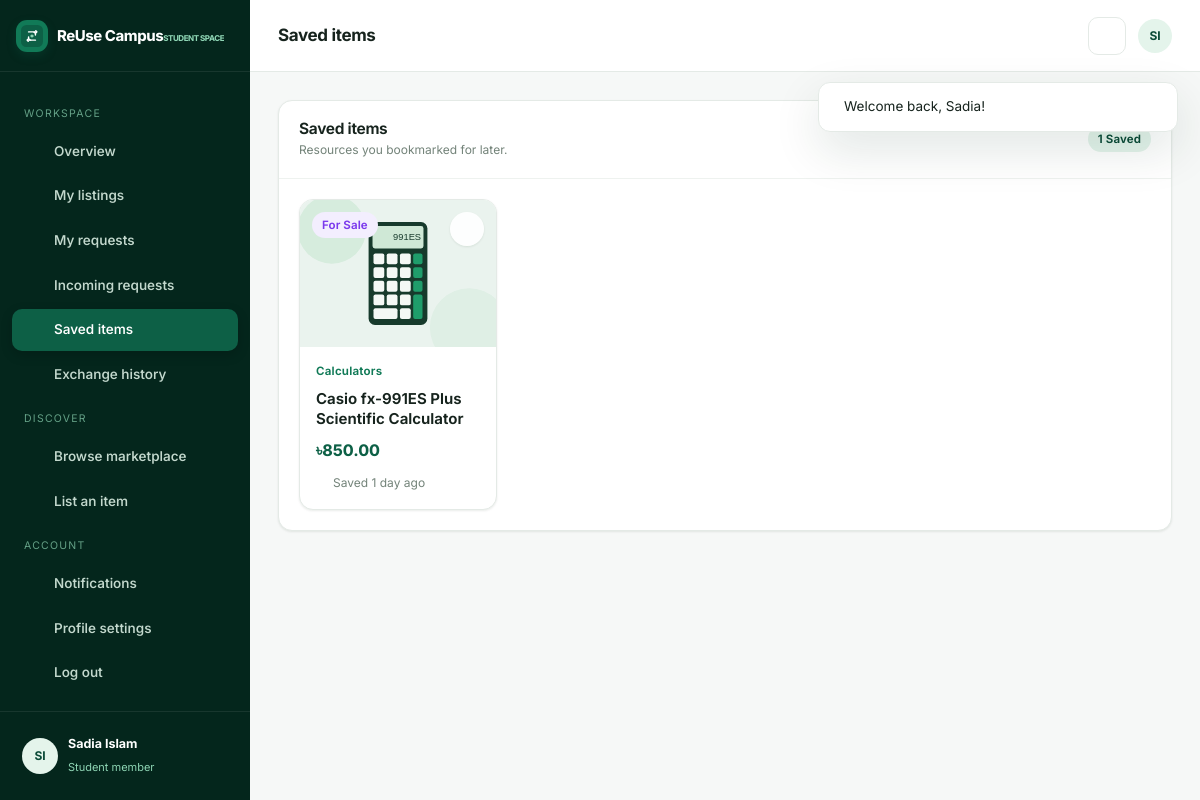
/dashboard/saved.php (signed in), run on the app's committed database.
### tables this page shows
CREATE TABLE `users` (
  `id` INT UNSIGNED AUTO_INCREMENT PRIMARY KEY,
  `full_name` VARCHAR(120) NOT NULL,
  `student_id` VARCHAR(50) NOT NULL,
  `email` VARCHAR(190) NOT NULL,
  `password` VARCHAR(255) NOT NULL,
  `college` VARCHAR(190) DEFAULT NULL,
  `department` VARCHAR(190) DEFAULT NULL,
  `semester` VARCHAR(30) DEFAULT NULL,
  `phone` VARCHAR(30) DEFAULT NULL,
  `profile_picture` VARCHAR(255) DEFAULT NULL,
  `contact_preferences` VARCHAR(255) DEFAULT 'email',
  `bio` TEXT DEFAULT NULL,
  `email_verified` TINYINT(1) NOT NULL DEFAULT 0,
  `verification_token` VARCHAR(100) DEFAULT NULL,
  `status` ENUM('active','suspended') NOT NULL DEFAULT 'active',
  `created_at` TIMESTAMP NOT NULL DEFAULT CURRENT_TIMESTAMP,
  `updated_at` TIMESTAMP NOT NULL DEFAULT CURRENT_TIMESTAMP ON UPDATE CURRENT_TIMESTAMP,
  UNIQUE KEY `uq_users_email` (`email`),
  UNIQUE KEY `uq_users_student_id` (`student_id`),
  KEY `idx_users_status` (`status`)
);

CREATE TABLE `listings` (
  `id` INT UNSIGNED AUTO_INCREMENT PRIMARY KEY,
  `user_id` INT UNSIGNED NOT NULL,
  `category_id` INT UNSIGNED NOT NULL,
  `title` VARCHAR(180) NOT NULL,
  `description` TEXT NOT NULL,
  `item_condition` ENUM('new','like_new','good','fair') NOT NULL DEFAULT 'good',
  `exchange_type` ENUM('donation','borrow','exchange','sale') NOT NULL,
  `price` DECIMAL(10,2) DEFAULT 0.00,
  `availability` ENUM('available','reserved','completed') NOT NULL DEFAULT 'available',
  `pickup_location` VARCHAR(190) DEFAULT NULL,
  `views` INT UNSIGNED NOT NULL DEFAULT 0,
  `status` ENUM('active','pending','removed','sold') NOT NULL DEFAULT 'active',
  `created_at` TIMESTAMP NOT NULL DEFAULT CURRENT_TIMESTAMP,
  `updated_at` TIMESTAMP NOT NULL DEFAULT CURRENT_TIMESTAMP ON UPDATE CURRENT_TIMESTAMP,
  KEY `idx_listings_user` (`user_id`),
  KEY `idx_listings_category` (`category_id`),
  KEY `idx_listings_status` (`status`),
  KEY `idx_listings_type` (`exchange_type`),
  KEY `idx_listings_created` (`created_at`),
  FULLTEXT KEY `ft_listings_search` (`title`,`description`),
  CONSTRAINT `fk_listings_user` FOREIGN KEY (`user_id`) REFERENCES `users`(`id`) ON DELETE CASCADE,
  CONSTRAINT `fk_listings_category` FOREIGN KEY (`category_id`) REFERENCES `categories`(`id`) ON DELETE RESTRICT
);

CREATE TABLE `categories` (
  `id` INT UNSIGNED AUTO_INCREMENT PRIMARY KEY,
  `name` VARCHAR(100) NOT NULL,
  `slug` VARCHAR(120) NOT NULL,
  `description` VARCHAR(255) DEFAULT NULL,
  `icon` VARCHAR(60) DEFAULT NULL,
  `status` ENUM('active','inactive') NOT NULL DEFAULT 'active',
  `created_at` TIMESTAMP NOT NULL DEFAULT CURRENT_TIMESTAMP,
  UNIQUE KEY `uq_categories_slug` (`slug`)
);

CREATE TABLE `favorites` (
  `id` INT UNSIGNED AUTO_INCREMENT PRIMARY KEY,
  `user_id` INT UNSIGNED NOT NULL,
  `listing_id` INT UNSIGNED NOT NULL,
  `created_at` TIMESTAMP NOT NULL DEFAULT CURRENT_TIMESTAMP,
  UNIQUE KEY `uq_fav` (`user_id`,`listing_id`),
  KEY `idx_fav_listing` (`listing_id`),
  CONSTRAINT `fk_fav_user` FOREIGN KEY (`user_id`) REFERENCES `users`(`id`) ON DELETE CASCADE,
  CONSTRAINT `fk_fav_listing` FOREIGN KEY (`listing_id`) REFERENCES `listings`(`id`) ON DELETE CASCADE
);

### config/config.php (called while the page is built, shortened)
<?php
function base_url($path = '')
{
    static $base = null;
    if ($base === null) {
        $script = str_replace('\\', '/', $_SERVER['SCRIPT_NAME'] ?? '');
        $rootFolder = basename(dirname(__DIR__));
        $pos = strripos($script, '/' . $rootFolder);
        $base = ($pos !== false) ? substr($script, 0, $pos) . '/' . $rootFolder : '';
    }
    return $base . '/' . ltrim($path, '/');
}
function url($path = '')
{
    return base_url($path);
}
function asset($path)
{
    return base_url('assets/' . ltrim($path, '/'));
}

### includes/auth.php (called while the page is built, shortened)
<?php
require_once __DIR__ . '/functions.php';
function authUser()
{
    static $user = null;
    static $loaded = false;
    if (!$loaded) {
        $loaded = true;
        if (!empty($_SESSION['user_id'])) {
            $row = dbOne('SELECT * FROM users WHERE id = ? AND status = "active"', [(int)$_SESSION['user_id']]);
            if ($row) {
                $user = $row;
            } else {
                unset($_SESSION['user_id']);
            }
        }
    }
    return $user;
}
function requireLogin()
{
    if (!authUser()) {
        setFlash('error', 'Please log in to continue.');
        $current = url($_SERVER['PHP_SELF'] . (!empty($_SERVER['QUERY_STRING']) ? '?' . $_SERVER['QUERY_STRING'] : ''));
        $_SESSION['redirect_after_login'] = str_replace(base_url(), '', $current);
        redirect('auth/login.php');
    }
    return authUser();
}

### config/database.php (called while the page is built, shortened)
<?php
require_once __DIR__ . '/config.php';
function getDB()
{
    static $pdo = null;
    if ($pdo === null) {
        try {
            if (DB_DRIVER === 'pgsql') {
                $url = getenv('DATABASE_URL') ?: '';
                if ($url !== '') {
                    $parts = parse_url($url);
                    if (!$parts || empty($parts['host'])) {
                        throw new RuntimeException('Invalid DATABASE_URL.');
                    }
                    $host = $parts['host'];
                    $port = $parts['port'] ?? 5432;
                    $name = ltrim($parts['path'] ?? '', '/') ?: 'postgres';
                    $user = urldecode($parts['user'] ?? 'postgres');
                    $pass = urldecode($parts['pass'] ?? '');
                } else {
                    $host = getenv('PGHOST') ?: 'localhost';
                    $port = getenv('PGPORT') ?: 5432;
                    $name = getenv('PGDATABASE') ?: 'postgres';
                    $user = getenv('PGUSER') ?: 'postgres';
                    $pass = getenv('PGPASSWORD') ?: '';
                }
                $dsn = "pgsql:host={$host};port={$port};dbname={$name};sslmode=require";
                $pdo = new PDO($dsn, $user, $pass, [
                    PDO::ATTR_ERRMODE            => PDO::ERRMODE_EXCEPTION,
                    PDO::ATTR_DEFAULT_FETCH_MODE => PDO::FETCH_ASSOC,
                    PDO::ATTR_EMULATE_PREPARES   => true,
                ]);
                $pdo->exec('SET search_path TO public');
            } else {
                $dsn = 'mysql:host=' . DB_HOST . ';dbname=' . DB_NAME . ';charset=' . DB_CHARSET;
                $pdo = new PDO($dsn, DB_USER, DB_PASS, [
                    PDO::ATTR_ERRMODE            => PDO::ERRMODE_EXCEPTION,
                    PDO::ATTR_DEFAULT_FETCH_MODE => PDO::FETCH_ASSOC,
                    PDO::ATTR_EMULATE_PREPARES   => false,
                    PDO::ATTR_PERSISTENT         => false,
                ]);
            }
        } catch (Throwable $ex) {
            http_response_code(500);
            if (ini_get('display_errors')) {
                die('<div style="font-family:sans-serif;padding:2rem;max-width:700px;margin:auto">' .
                    '<h2>Database connection failed</h2><p>' . htmlspecialchars($ex->getMessage()) . '</p>' .
                    '<p>Check <code>config/database.php</code> and your environment variables, then import ' .
                    '<code>database/schema.sql</code> (MySQL) or run <code>supabase db push</code> (Postgres).</p></div>');
            }
            die('Database connection failed.');
        }
    }
    return $pdo;
}
function normalizeSql($sql)
{
    if (DB_DRIVER !== 'pgsql') return $sql;
    $sql = preg_replace_callback('/"([^"]*)"/', function ($m) {
        return "'" . str_replace("'", "''", $m[1]) . "'";
    }, $sql);
    $sql = preg_replace(
        '/DATE_FORMAT\s*\(\s*([^,]+?)\s*,\s*[\'"]%Y-%m[\'"]\s*\)/i',
        "to_char($1, 'YYYY-MM')",
        $sql
    );
    $sql = preg_replace(
        '/DATE_SUB\s*\(\s*NOW\s*\(\s*\)\s*,\s*INTERVAL\s+(\d+)\s+MONTH\s*\)/i',
        "now() - interval '$1 months'",
        $sql
    );
    return $sql;
}
function db($sql, $params = [])
{
    $stmt = getDB()->prepare(normalizeSql($sql));
    $stmt->execute($params);
    return $stmt;
}
function dbOne($sql, $params = [])
{
    return db($sql, $params)->fetch();
}
function dbAll($sql, $params = [])
{
    return db($sql, $params)->fetchAll();
}

### dashboard/saved.php (the view, shortened to what this page needs)
<?php
require_once __DIR__ . '/../includes/auth.php';
requireLogin();
$uid = (int)authUser()['id'];
$rows = dbAll('SELECT l.*, c.name AS category_name,
   (SELECT filename FROM listing_images li WHERE li.listing_id=l.id ORDER BY li.is_primary DESC,li.id ASC LIMIT 1) AS image,
   u.full_name AS owner_name, f.created_at AS saved_at
   FROM favorites f JOIN listings l ON l.id=f.listing_id JOIN categories c ON c.id=l.category_id JOIN users u ON u.id=l.user_id
   WHERE f.user_id=? AND l.status="active" ORDER BY f.created_at DESC', [$uid]);
$appTitle = 'Saved items';
$active = 'saved';
require_once __DIR__ . '/../includes/app_header.php';
?>
<div class="panel">
  <div class="panel-head"><div><h2>Saved items</h2><div class="sub">Resources you bookmarked for later.</div></div><span class="badge"><?= count($rows) ?> saved</span></div>
  <div class="panel-body">
    <?php if ($rows): ?>
      <div class="listing-grid" id="listingView" data-view-mode="grid">
        <?php foreach ($rows as $l):
          $price = $l['exchange_type']==='donation' ? 'Free' : formatMoney($l['price']); ?>
          <article class="listing-card card-hover">
            <a href="<?= url('listing.php?id='.$l['id']) ?>" class="listing-media"><img src="<?= e(imageUrl($l['image'])) ?>" alt="<?= e($l['title']) ?>" loading="lazy">
              <span class="badge badge-<?= e($l['exchange_type']) ?> listing-type"><?= e(exchangeLabel($l['exchange_type'])) ?></span></a>
            <button class="fav-btn active" data-favorite="<?= (int)$l['id'] ?>" title="Remove from saved"><?= icon('heart',17) ?></button>
            <div class="listing-body">
              <span class="listing-cat"><?= e($l['category_name']) ?></span>
              <a href="<?= url('listing.php?id='.$l['id']) ?>" class="listing-title"><?= e($l['title']) ?></a>
              <div class="listing-price"><?= e($price) ?></div>
              <div class="listing-meta"><span><?= icon('clock',13) ?> Saved <?= e(timeAgo($l['saved_at'])) ?></span></div>
            </div>
          </article>
        <?php endforeach; ?>
      </div>
    <?php else: ?>
      <?= emptyState('Nothing saved yet', 'Tap the heart on any listing to save it here for later.', 'Explore marketplace', url('explore.php')) ?>
    <?php endif; ?>
  </div>
</div>
<?php require_once __DIR__ . '/../includes/app_footer.php'; ?>

### includes/app_header.php (shortened to what this page needs)
<?php
require_once __DIR__ . '/functions.php';
require_once __DIR__ . '/auth.php';
require_once __DIR__ . '/icons.php';
$appTitle = $appTitle ?? APP_NAME;
$active   = $active ?? '';
$isAdminLayout = !empty($isAdminLayout);
$student  = $isAdminLayout ? null : authUser();
$admin    = $isAdminLayout ? ($admin ?? null) : null;
$notifCount = (!$isAdminLayout && $student) ? notificationCount($student['id']) : 0;
?>
<!DOCTYPE html>
<html lang="en">
<head>
  <link rel="stylesheet" href="<?= asset('css/style.css') ?>">
</head>
<body>
<div class="app">
  <?php require_once __DIR__ . '/sidebar.php'; ?>
  <div class="app-main">
    <header class="app-topbar">
      <span class="topbar-title"><?= e($appTitle) ?></span>
      <div style="margin-left:auto;display:flex;align-items:center;gap:12px">
        <?php if (!$isAdminLayout): ?>
          <a href="<?= url('dashboard/notifications.php') ?>" class="nav-icon-btn" title="Notifications"><?= icon('bell',18) ?><?php if ($notifCount): ?><span class="notif-dot"></span><?php endif; ?></a>
        <?php endif; ?>
        <a href="<?= $isAdminLayout ? url('admin/index.php') : url('profile/index.php') ?>" class="avatar" style="width:34px;height:34px;font-size:12px"><?= e(initials($isAdminLayout ? ($admin['full_name']??'A') : ($student['full_name']??'S'))) ?></a>
      </div>
    </header>
    <main class="app-content">

### includes/sidebar.php (shortened to what this page needs)
<aside class="app-sidebar" id="appSidebar">
  <a href="<?= $isAdminLayout ? url('admin/index.php') : url('dashboard/index.php') ?>" class="sidebar-brand">
    <span class="brand-mark"><img src="<?= asset('images/logo.svg') ?>" alt="" style="width:22px;height:22px"></span>
    <span>ReUse Campus<small><?= $isAdminLayout ? 'ADMIN PANEL' : 'STUDENT SPACE' ?></small></span>
  </a>
  <div class="side-scroll">
    <?php if ($isAdminLayout): ?>
      <div class="side-label">Management</div>
      <div class="side-links">
        <a href="<?= url('admin/index.php') ?>" class="<?= $active==='overview'?'active':'' ?>"><?= icon('layout',17) ?> Overview</a>
        <a href="<?= url('admin/users.php') ?>" class="<?= $active==='users'?'active':'' ?>"><?= icon('users',17) ?> Students</a>
        <a href="<?= url('admin/listings.php') ?>" class="<?= $active==='listings'?'active':'' ?>"><?= icon('package',17) ?> Listings</a>
        <a href="<?= url('admin/reports.php') ?>" class="<?= $active==='reports'?'active':'' ?>"><?= icon('flag',17) ?> Reports <?php if ($pendingReports): ?><span class="badge"><?= $pendingReports ?></span><?php endif; ?></a>
        <a href="<?= url('admin/categories.php') ?>" class="<?= $active==='categories'?'active':'' ?>"><?= icon('layers',17) ?> Categories</a>
        <a href="<?= url('admin/messages.php') ?>" class="<?= $active==='messages'?'active':'' ?>"><?= icon('mail',17) ?> Messages</a>
        <a href="<?= url('admin/analytics.php') ?>" class="<?= $active==='analytics'?'active':'' ?>"><?= icon('bar-chart',17) ?> Analytics</a>
      </div>
      <div class="side-label">Account</div>
      <div class="side-links">
        <a href="<?= url('index.php') ?>" target="_blank"><?= icon('external-link',17) ?> View website</a>
        <a href="<?= url('admin/logout.php') ?>"><?= icon('log-out',17) ?> Log out</a>
      </div>
    <?php else: ?>
      <div class="side-label">Workspace</div>
      <div class="side-links">
        <a href="<?= url('dashboard/index.php') ?>" class="<?= $active==='overview'?'active':'' ?>"><?= icon('layout',17) ?> Overview</a>
        <a href="<?= url('dashboard/listings.php') ?>" class="<?= $active==='listings'?'active':'' ?>"><?= icon('package',17) ?> My listings</a>
        <a href="<?= url('dashboard/requests.php') ?>" class="<?= $active==='requests'?'active':'' ?>"><?= icon('repeat',17) ?> My requests</a>
        <a href="<?= url('dashboard/incoming.php') ?>" class="<?= $active==='incoming'?'active':'' ?>"><?= icon('handshake',17) ?> Incoming requests</a>
        <a href="<?= url('dashboard/saved.php') ?>" class="<?= $active==='saved'?'active':'' ?>"><?= icon('heart',17) ?> Saved items</a>
        <a href="<?= url('dashboard/history.php') ?>" class="<?= $active==='history'?'active':'' ?>"><?= icon('rotate-ccw',17) ?> Exchange history</a>
      </div>
      <div class="side-label">Discover</div>
      <div class="side-links">
        <a href="<?= url('explore.php') ?>"><?= icon('search',17) ?> Browse marketplace</a>
        <a href="<?= url('listings/create.php') ?>" class="<?= $active==='create'?'active':'' ?>"><?= icon('plus',17) ?> List an item</a>
      </div>
      <div class="side-label">Account</div>
      <div class="side-links">
        <a href="<?= url('dashboard/notifications.php') ?>" class="<?= $active==='notifications'?'active':'' ?>"><?= icon('bell',17) ?> Notifications <?php if ($notifCount): ?><span class="badge"><?= $notifCount ?></span><?php endif; ?></a>
        <a href="<?= url('profile/index.php') ?>" class="<?= $active==='profile'?'active':'' ?>"><?= icon('settings',17) ?> Profile settings</a>
        <a href="<?= url('auth/logout.php') ?>"><?= icon('log-out',17) ?> Log out</a>
      </div>
    <?php endif; ?>
  </div>
  <div class="sidebar-foot">
    <div class="sidebar-user">
      <span class="avatar"><?= $isAdminLayout ? e(initials($admin['full_name'] ?? 'A')) : e(initials($student['full_name'] ?? 'S')) ?></span>
      <div style="min-width:0"><b><?= e($isAdminLayout ? ($admin['full_name'] ?? 'Admin') : ($student['full_name'] ?? 'Student')) ?></b>
      <small><?= $isAdminLayout ? 'Administrator' : 'Student member' ?></small></div>
    </div>
  </div>
</aside>

### includes/icons.php (shortened to what this page needs)
<?php
function icon($name, $size = 20, $class = '')
{
    return '<svg class="icon ' . e($class) . '" width="' . (int)$size . '" height="' . (int)$size . '" aria-hidden="true"><use href="#i-' . e($name) . '"></use></svg>';
}

### data on the page
users: full_name "SI", full_name "Sadia Islam"
listings: exchange_type "For Sale", $size 17 (drawn), category.name "Calculators", title "Casio fx-991ES Plus Scientific Calculator", price "৳850.00", favorites.created_at "1 day ago"

### other printed values
$f['message'] "Welcome back, Sadia!"
$appTitle "Saved items"
count($rows) "1"
